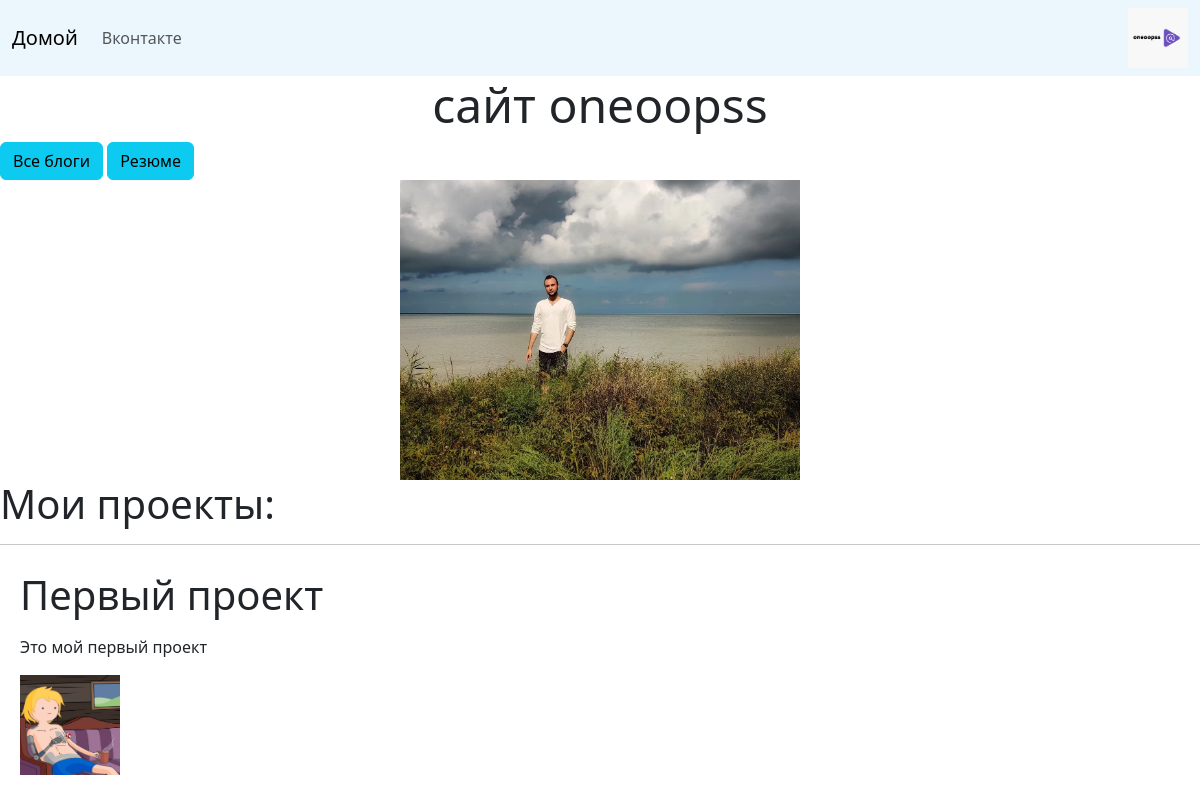
The app's page /, older data.
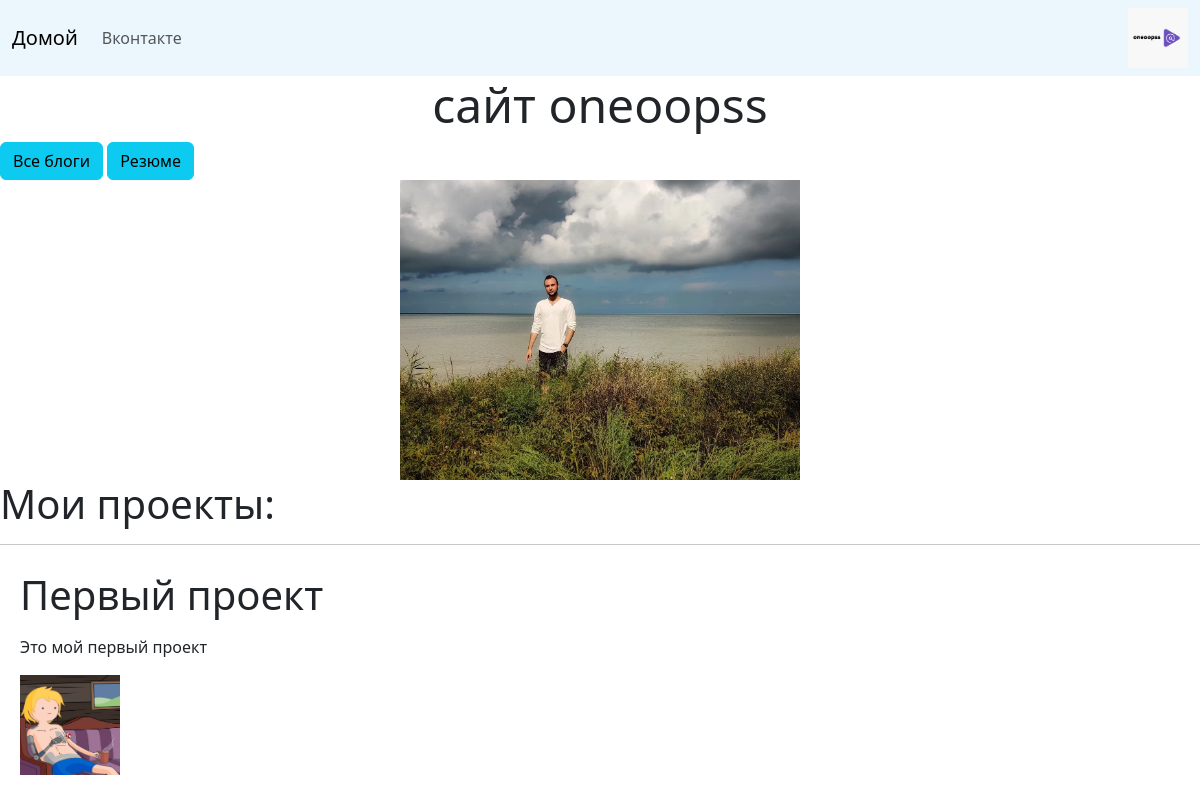
The same page, newer data.
### portfolio/models.py (models this page shows)
class Project(models.Model):
    title = models.CharField(max_length=100)
    discription = models.CharField(max_length=250)
    image = models.ImageField(upload_to='portfolio/images/')
    url = models.URLField(blank=True)

### portfolio/views.py (the view)
# urls.py: 2. Add a URL to urlpatterns:  path('', views.home, name='home')
def home(r):
    projects = Project.objects.all()
    return render(r, 'portfolio/home.html', {'projects':projects})

### portfolio/templates/portfolio/home.html (shortened to what this page needs)
{% extends 'portfolio/base.html' %}
{% block content %}
{% load static %}
<h1 class="center display-5">сайт oneoopss</h1>
<button type="button" class="btn btn-info"><a href="{% url 'blog:blog' %}"class="no-link">Все блоги</a></button>
<button type="button" class="btn btn-info"><a href="{% static 'portfolio/resume.pdf' %}"class="no-link"target="_blank">Резюме</a></button>
<div class="center"><img src="{% static 'portfolio/my_photo.JPEG' %}", height="300", width="400", ></div>
<h1 class="display-6">Мои проекты: </h1>
<hr>
{% for  project in projects %}
<div class="item">
    <p class="display-6">{{ project.title }}</p>
    <p>{{ project.discription }}</p>
    {% if project.url %}
        <a href="{{ project.url }}">
            <img src="{{ project.image.url }}", height="100", width="100">
        </a>
    {% else %}
    <img src="{{ project.image.url }}", height="100", width="100">
    {% endif %}
</div>
{% endfor %}
{% endblock %}

Row changes from the older to the newer data that the page shows:
changed Project "Первый проект": url empty → "https://vk.com/oneoopss" (drawn); image: picture added; image: picture removed
